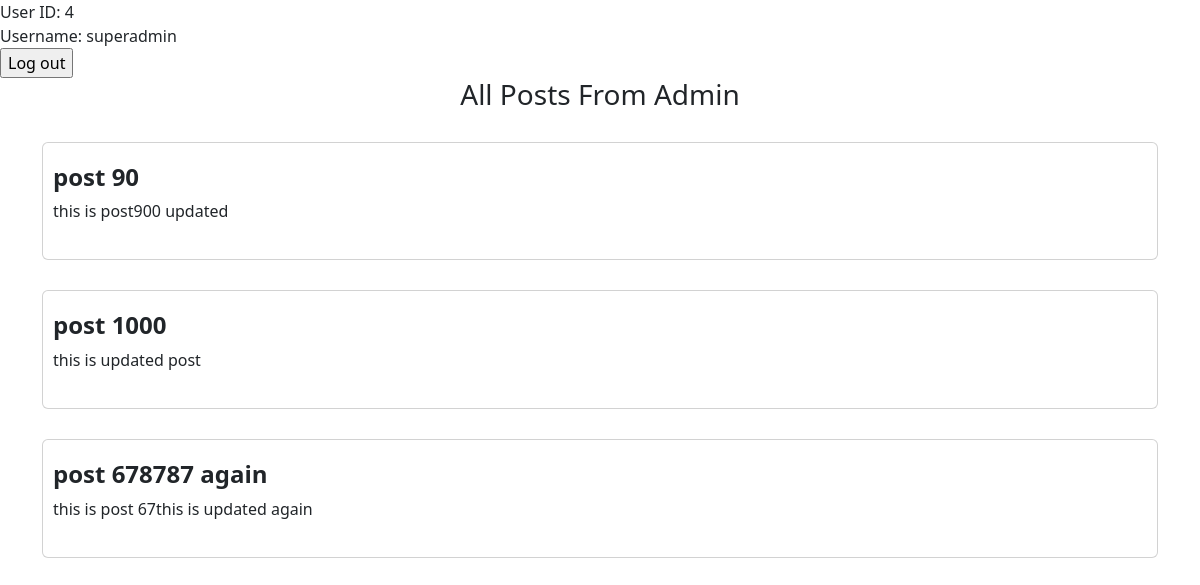
The page /main_url.php (signed in) on the database its author committed.
### tables this page shows
CREATE TABLE `posts` (
  `id` int(11) NOT NULL,
  `post_title` varchar(155) NOT NULL,
  `post_description` longtext NOT NULL,
  `granted` varchar(100) NOT NULL,
  `created_at` date NOT NULL DEFAULT current_timestamp(),
  `updated_at` date NOT NULL DEFAULT current_timestamp()
);

### main_url.php (the view, shortened to what this page needs)
<?php
$server = "localhost";
$user = "root";
$pass = "";
$db = "tech_task";
$conn = new mysqli($server, $user, $pass, $db);
?>
<!DOCTYPE html>
<html lang="en">
<head>
    <link rel="stylesheet" href="css/bootstrap.min.css">
</head>
<body>
<?php
$user_id = $_SESSION['id'];
$username = $_SESSION['username'];
echo "User ID: $user_id<br>";
echo "Username: $username<br>";
?>
    <form action="" method="POST">
        <input type="submit" value="Log out" name="logout">
    </form>
    <h3 class='text-center'>All Posts From Admin</h3>
    <?php
                $sql = "SELECT * FROM posts WHERE granted='approved'";
                $result = $conn->query($sql);
                while ($row = $result->fetch_assoc()) {
            ?>
        <div class="container">
            <div class="all-posts card" style="margin: 30px 0px; padding: 20px 10px; ">
                <h4 class='card- fw-bold'><?php echo $row['post_title']?></h4>
                <p><?php echo $row['post_description']?></p>
            </div>
        </div>
    <?php
    }
    ?>
</body>
</html>

### rows shown on the page
posts: post_title "post 90", post_description "this is post900 updated"
posts: post_title "post 1000", post_description "this is updated post"
posts: post_title "post 678787 again", post_description "this is post 67this is updated again"

### other values the page prints
$user_id "4"
$username "superadmin"
